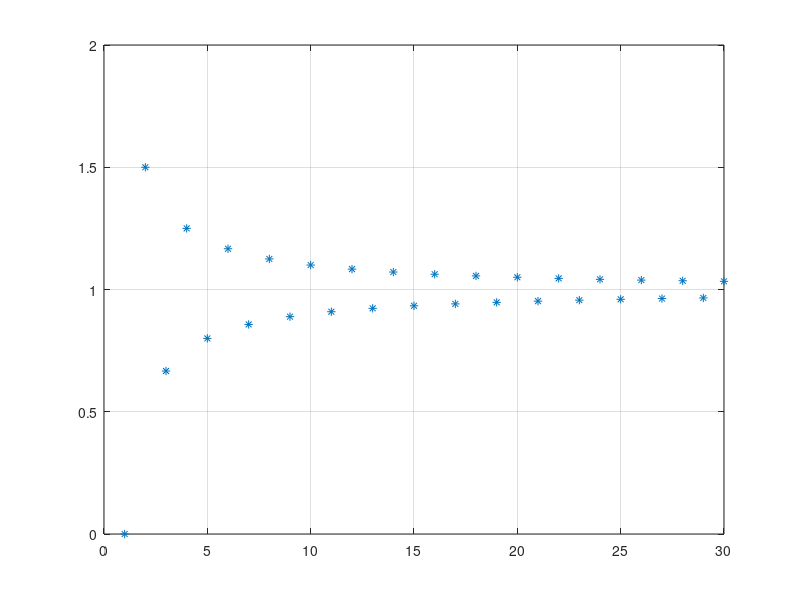
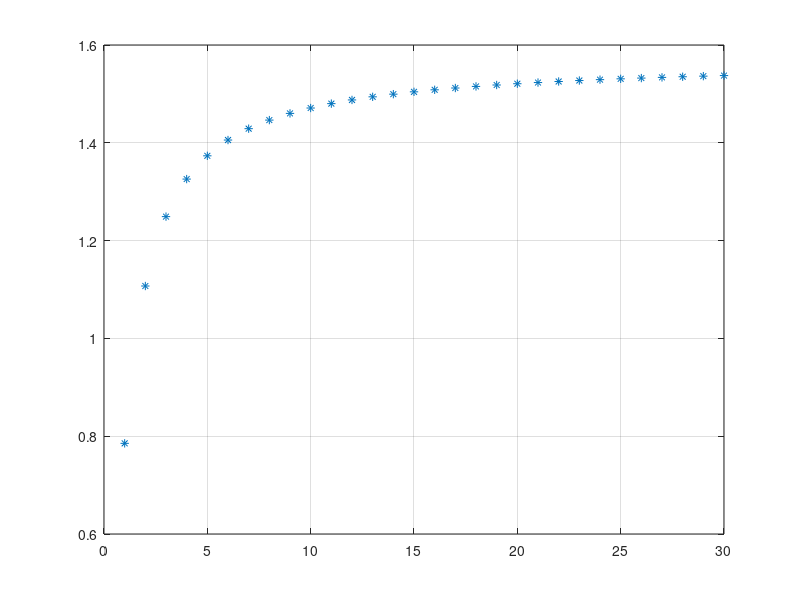
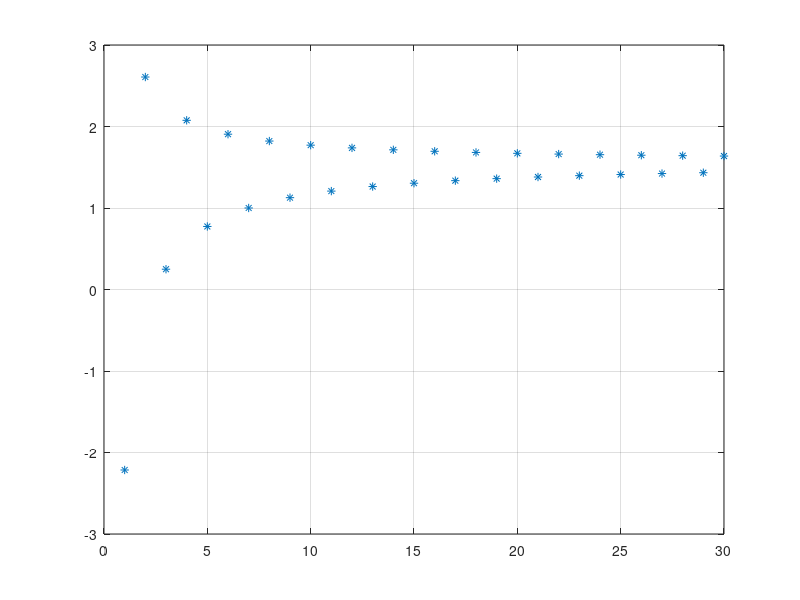
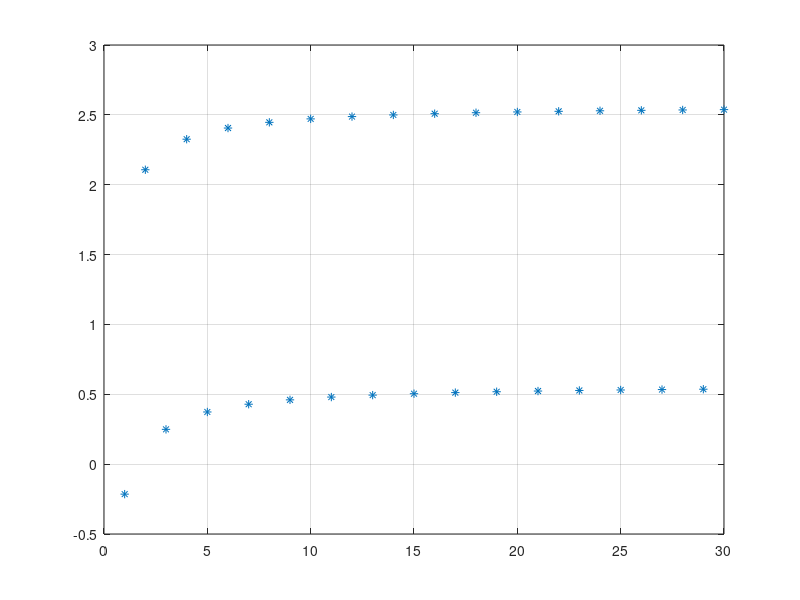

Source code (MATLAB) for these figures, in order:
% Experimental plots of sequences

%%
a = zeros(1,30);
for n = 1:30
  a(n) = 1 + (-1)^n/n;
end
figure
plot(a,'*')
grid on
%%
a = zeros(1,30);
for n = 1:30
  a(n) = atan(n);
end
figure
plot(a,'*')
grid on  

a = zeros(1,30);
for n = 1:30
  a(n) = atan(n) + 3*(-1)^n/n;
end
figure
plot(a,'*')
grid on  

a = zeros(1,30);
for n = 1:30
  a(n) = atan(n) + (-1)^n;
end
figure
plot(a,'*')
grid on  

a = zeros(1,30);
for n = 1:30
  a(n) = atan(n) + 2/n^2;
end
figure
plot(a,'*')
grid on  

a = zeros(1,30);
for n = 1:30
  a(n) = cos(n*pi);
end
figure
plot(a,'*')
axis([0 31 -1.2 1.2])
grid on  

a = zeros(1,30);
for n = 1:30
  a(n) = n^2;
end
figure
plot(a,'*')
grid on  

a = zeros(1,30);
for n = 1:30
  a(n) = (-1)^n*n;
end
figure
plot(a,'*')
grid on  

